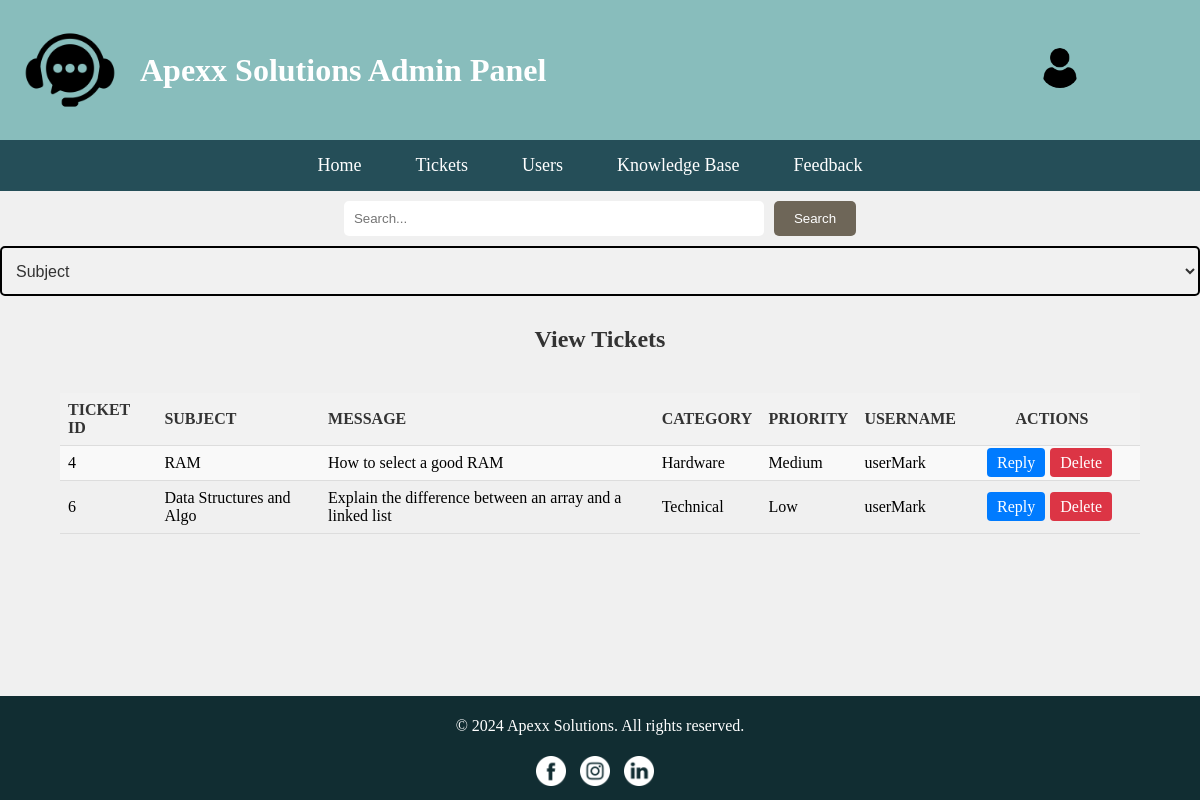
The page /php/view_ticket.php (signed in) on the database its author committed.
### tables this page shows
CREATE TABLE `ticket` (
  `ticket_ID` int(10) NOT NULL,
  `subject` varchar(50) NOT NULL,
  `message` varchar(255) NOT NULL,
  `category` varchar(20) NOT NULL,
  `priority` varchar(20) NOT NULL,
  `username` varchar(20) NOT NULL
);

### php/view_ticket.php (the view, shortened to what this page needs)
<?php
$servername = "localhost";
$username = "root";
$password = "";
$dbname = "web_test";
$conn = new mysqli($servername, $username, $password, $dbname);
$sql = "SELECT * FROM ticket";
$result = $conn->query($sql);
?>
<!DOCTYPE html>
<html lang="en">
<head>
    <link href="../css/header+footer.css" rel="stylesheet" type="text/css">
    <link href="../css/search-bar.css" rel="stylesheet" type="text/css">
</head>
<body>
    <header>
        <div class="logo-container">
            <img src="../resources/logo.png" alt="Company Logo" />
            <div class="title-container">
                <h1>Apexx Solutions Admin Panel</h1>
            </div>
        </div>
<div class="profile-icon-container">
    <img src="../resources/user.png" alt="Profile Icon" />
</div>
    </header>
    <nav>
      <a href="../html/admin_home.html">Home</a>
      <div class="dropdown">
        <a href="../php/view_ticket.php">Tickets</a>
      </div>
      <div class="dropdown">
        <a href="../php/view_user.php">Users</a>
      </div>
      <a href="../html/article.html">Knowledge Base</a>
      <a href="../php/view_feedback.php">Feedback</a>
    </nav>
        <div class="search-bar">
      <input type="text" id="myInput" placeholder="Search..." />
      <button type="submit">Search</button>
    </div>
    <select id="mySelect" style="border: 2px solid black; ">
    <option value="1">Subject</option>
</select>
    <h2>View Tickets</h2>
    <?php
    if ($result->num_rows > 0) {
        echo "<table id='myTable'>";
        echo "<tr><th>Ticket ID</th><th>Subject</th><th>Message</th><th>Category</th><th>Priority</th><th>Username</th><th class='action-column'>Actions</th></tr>";
        while($row = $result->fetch_assoc()) {
            echo "<tr>";
            echo "<td>".$row["ticket_ID"]."</td>";
            echo "<td>".$row["subject"]."</td>";
            echo "<td>".$row["message"]."</td>";
            echo "<td>".$row["category"]."</td>";
            echo "<td>".$row["priority"]."</td>";
            echo "<td>".$row["username"]."</td>";
            echo "<td class='action-column'>";
            echo "<a href='../php/reply_ticket.php?id=".$row["ticket_ID"]."&subject=".$row["subject"]."&message=".$row["message"]."&category=".$row["category"]."&priority=".$row["priority"]."&username=".$row["username"]."' class='action-button'>Reply</a>";
            echo "<a href='../php/delete_ticket.php?id=".$row["ticket_ID"]."' class='action-button' style='background-color: #dc3545;'>Delete</a>";
            echo "</td>";
            echo "</tr>";
        }
        echo "</table>";
    } else {
        echo "0 results";
    }
    ?>
     <footer>
      <p>© 2024 Apexx Solutions. All rights reserved.</p>
      <div class="social-media-icons">
        <div class="icon-container">
          <a href="https://www.facebook.com/yourpage"
            ><img src="../resources/facebook.png" alt="Facebook"
          /></a>
          <a href="https://www.instagram.com/yourpage"
            ><img src="../resources/instagram.png" alt="Instagram"
          /></a>
          <a href="https://www.linkedin.com/yourpage"
            ><img src="../resources/linkedin.png" alt="LinkedIn"
          /></a>
        </div>
      </div>
    </footer>
      </body>
</html>

### css/header+footer.css (style rules this page uses)
body { display: flex; flex-direction: column; min-height: 100vh; margin: 0; padding: 0; font-family: Robo; background-color: #f0f0f0; }
header { background-color: #88bdbc; color: #ffffff; padding: 20px; display: flex; justify-content: space-between; align-items: center; }
.logo-container { display: flex; align-items: center; }
.logo-container img { max-width: 100px; height: auto; margin-right: 20px; }
.title-container h1 { margin: 0; }
.profile-icon-container img { max-width: 40px; height: auto; }
nav { background-color: #254e58; padding: 15px 0; text-align: center; }
nav a { color: #ffffff; text-decoration: none; margin-right: 20px; font-size: 18px; transition: color 0.2s ease, text-decoration 0.2s ease; transition-delay: 0.1s; padding: 15px; }
.dropdown { position: relative; display: inline-block; }
footer { margin-top: auto; background-color: #112d32; color: #ffffff; text-align: center; padding: 5px; }
.social-media-icons { display: flex; justify-content: center; padding: 5px; }
.social-media-icons a img { filter: invert(1); max-width: 30px; margin-right: 10px; transition: transform 0.3s ease; }
.profile-icon-container { position: relative; margin-right: 100px; display: inline-block; }
.profile-icon-container img { width: 40px; height: 40px; border-radius: 50%; cursor: pointer; }

### css/search-bar.css (style rules this page uses)
.search-bar { padding: 10px; display: flex; justify-content: center; align-items: center; }
.search-bar input[type="text"] { width: 400px; padding: 10px; border-radius: 5px; border: none; outline: none; }
.search-bar button { background-color: #6e6658; color: #ffffff; border: none; padding: 10px 20px; border-radius: 5px; margin-left: 10px; cursor: pointer; }

### php/view_ticket.php (style rules this page uses)
table { width: 90%; border-collapse: collapse; margin: 20px auto; }
th, td { padding: 8px; text-align: left; border-bottom: 1px solid #ddd; }
th { background-color: #f2f2f2; font-weight: bold; color: #333; text-transform: uppercase; }
tr:nth-child(even) { background-color: #f9f9f9; }
h2 { margin-top: 30px; color: #333; text-align: center; }
.action-column { width: 160px; text-align: center; }
.action-button { padding: 6px 10px; border: none; background-color:#007bff; color: #fff; cursor: pointer; border-radius: 4px; text-decoration: none; transition: background-color 0.3s; margin-right: 5px; }
#mySelect { font-size: 16px; line-height: 1; border: 0; border-radius: 5px; height: 50px; padding: 10px; background: #f1f1f1; color: #333; }

### rows shown on the page
ticket: ticket_ID "4", subject "RAM", message "How to select a good RAM", category "Hardware", priority "Medium", username "userMark"
ticket: ticket_ID "6", subject "Data Structures and Algo", message "Explain the difference between an array and a linked list", category "Technical", priority "Low", username "userMark"
